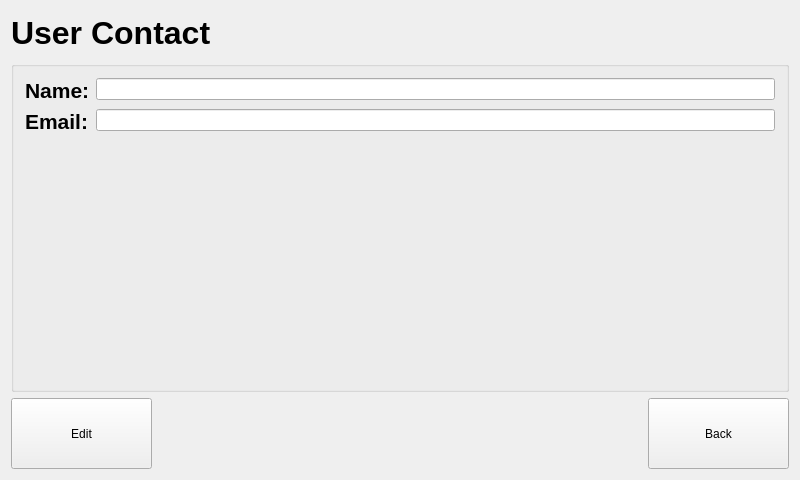
<?xml version="1.0" encoding="UTF-8"?>
<ui version="4.0">
 <class>userInfo</class>
 <widget class="QWidget" name="userInfo">
  <property name="geometry">
   <rect>
    <x>0</x>
    <y>0</y>
    <width>800</width>
    <height>480</height>
   </rect>
  </property>
  <property name="windowTitle">
   <string>userInfo</string>
  </property>
  <layout class="QGridLayout" name="gridLayout">
   <item row="0" column="0" colspan="2">
    <widget class="QLabel" name="lbl_title">
     <property name="minimumSize">
      <size>
       <width>121</width>
       <height>31</height>
      </size>
     </property>
     <property name="font">
      <font>
       <family>Helvetica Neue</family>
       <pointsize>24</pointsize>
       <weight>75</weight>
       <bold>true</bold>
      </font>
     </property>
     <property name="text">
      <string>User Contact</string>
     </property>
    </widget>
   </item>
   <item row="1" column="0" colspan="3">
    <widget class="QGroupBox" name="groupBox">
     <property name="minimumSize">
      <size>
       <width>741</width>
       <height>331</height>
      </size>
     </property>
     <property name="title">
      <string/>
     </property>
     <layout class="QFormLayout" name="formLayout">
      <item row="0" column="0">
       <widget class="QLabel" name="lbl_name">
        <property name="minimumSize">
         <size>
          <width>50</width>
          <height>20</height>
         </size>
        </property>
        <property name="font">
         <font>
          <family>Helvetica Neue</family>
          <pointsize>16</pointsize>
          <weight>75</weight>
          <bold>true</bold>
         </font>
        </property>
        <property name="text">
         <string>Name:</string>
        </property>
       </widget>
      </item>
      <item row="0" column="1">
       <widget class="QLineEdit" name="lineEdit_nameVal">
        <property name="minimumSize">
         <size>
          <width>513</width>
          <height>19</height>
         </size>
        </property>
       </widget>
      </item>
      <item row="1" column="0">
       <widget class="QLabel" name="lbl_email">
        <property name="minimumSize">
         <size>
          <width>50</width>
          <height>20</height>
         </size>
        </property>
        <property name="font">
         <font>
          <family>Helvetica Neue</family>
          <pointsize>16</pointsize>
          <weight>75</weight>
          <bold>true</bold>
         </font>
        </property>
        <property name="text">
         <string>Email:</string>
        </property>
       </widget>
      </item>
      <item row="1" column="1">
       <widget class="QLineEdit" name="lineEdit_emailVal">
        <property name="minimumSize">
         <size>
          <width>513</width>
          <height>19</height>
         </size>
        </property>
       </widget>
      </item>
     </layout>
    </widget>
   </item>
   <item row="2" column="0">
    <widget class="QPushButton" name="btn_edit">
     <property name="minimumSize">
      <size>
       <width>141</width>
       <height>71</height>
      </size>
     </property>
     <property name="text">
      <string>Edit</string>
     </property>
    </widget>
   </item>
   <item row="2" column="1">
    <spacer name="horizontalSpacer">
     <property name="orientation">
      <enum>Qt::Horizontal</enum>
     </property>
     <property name="sizeHint" stdset="0">
      <size>
       <width>487</width>
       <height>20</height>
      </size>
     </property>
    </spacer>
   </item>
   <item row="2" column="2">
    <widget class="QPushButton" name="btn_back">
     <property name="minimumSize">
      <size>
       <width>141</width>
       <height>71</height>
      </size>
     </property>
     <property name="text">
      <string>Back</string>
     </property>
    </widget>
   </item>
  </layout>
 </widget>
 <layoutdefault spacing="6" margin="11"/>
 <resources/>
 <connections/>
</ui>
